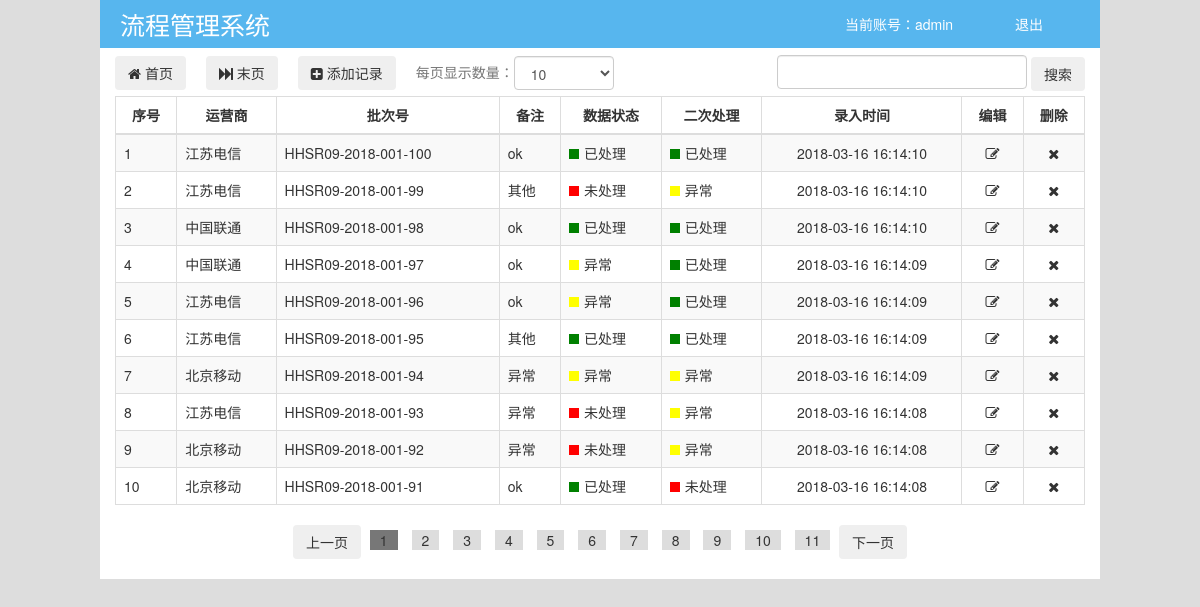
The app's page / (signed in) with its own data.
### worksite/models.py (models this page shows)
class Item(models.Model):
    uid = models.AutoField(primary_key=True)
    title = models.CharField(max_length=64)  # 订单号
    area = models.CharField(max_length=64)  # 订单地区
    time = models.DateTimeField(default = timezone.now)   # 添加时间，
    data = models.ForeignKey("State", to_field="uid", on_delete=models.CASCADE,
                             default=1, related_name="data_state")  # 数据状态
    handle = models.ForeignKey("State", to_field="uid", on_delete=models.CASCADE,
                               default=1, related_name="handle_state")  # 二次处理状态
    content = models.TextField()    # 备注

class State(models.Model):
    uid = models.AutoField(primary_key=True)
    state_name = models.CharField(max_length=12) # 状态名

### worksite/views.py (the view, shortened to what this page needs)
# urls.py: path("", views.Index.as_view()),
@method_decorator(auth, name="dispatch")
class Index(View):
    def get(self, request):
        page = int(request.GET.get("page", "1"))
        per_page = int(request.COOKIES.get("per_page", "10"))
        start = (page-1) * per_page
        end = per_page + start
        items_all = models.Item.objects.all().order_by("-time")
        items = items_all[start : end]
        states = models.State.objects.all()
        print("index-get")
        paging =Page(len(items_all), per_page)
        total = paging.getTotalPage()
        if total < page:  # 如果当前页大于总页数，则跳转到首页
            return redirect("/")
        pages = paging.getPages(page)
        prev_page = paging.getPrevPage(page)
        next_page = paging.getNextPage(page)
        dct = {
            "items": items,
            "states": states,
            "total": total,
            "pages": pages,
            "prev_page": prev_page,
            "next_page": next_page,
            "current_page": page
        }
        return render(request, "index.html", dct)

### utils/pagination.py (called while the page is built)
    def getTotalPage(self):
        total, remainder = divmod(self.data_length, self.per_page)
        if remainder > 0:
            total += 1
        print(total)
        return total

    def getPages(self, current_page, show_page = 10):
        half = int(show_page/2)
        print(half)
        if self.total <= show_page:  # 总页数小于每页数量
                pages = [i for i in range(1 , self.total + 1)]
        elif current_page < half + 1:  # 前几页
            pages = [i for i in range(1, show_page + 2)]   # 1-12
            print("111")
        elif current_page > self.total - half:  # 后几页
            pages = [i for i in range(self.total - show_page , self.total + 1)]  # (100-10 101)
            print("current_page",current_page)
            print("self.total - half", self.total - half)
            print("222")
        else:  # 中间页
            pages = [i for i in range(current_page - half , current_page + half+1)] #
            print("333")
        return pages

    def getPrevPage(self, current_page):
        prev_page = current_page - 1
        if prev_page <= 0:
            prev_page = 1
        return prev_page

    def getNextPage(self, current_page):
        next_page = current_page + 1
        if next_page >= self.total:
            next_page = self.total
        return next_page

### worksite/views.py (called while the page is built)
def auth(func):
    def inner(request, *args, **kwargs):
        username = request.session.get("username")
        print("auth-username: ", username)
        if username:
            return func(request, *args, **kwargs)
        else:
            return redirect("/login")
    return inner

### templates/index.html (shortened to what this page needs)
<!DOCTYPE html>
<html lang="en">
<head>
    <link rel="stylesheet" type="text/css" href="/static/bootstrap-3.3.7-dist/css/bootstrap.min.css">
    <link rel="stylesheet" type="text/css" href="/static/font-awesome-4.7.0/css/font-awesome.min.css">
    <link rel="stylesheet" type="text/css" href="/static/css/index.css">
</head>
<body>
    <div class="pg-main">
    <div class="pg-head">
        <div class="left">流程管理系统</div>
        <div class="right"><a href="/logout" class="logout">退出</a></div>
        <div class="username">当前账号：{{ request.session.username }}</div>
    </div>
    <div class="pg-body">
    <div class="pg-tool">
        <button class="btn left element" ><a href="/"><i class="fa fa-home" aria-hidden="true"></i> 首页</a></button>
        {% block tool%}
        <button class="btn left element" ><a href="/?page={{ total }}"><i class="fa fa-fast-forward" aria-hidden="true"></i> 末页</a></button>
        <button class="btn left element" id="add-item" data-toggle="modal" data-target="#add-mode"><i id="add-item" class="fa fa-plus-square" aria-hidden="true"></i> 添加记录</button>
        <span class="left tip">每页显示数量：</span>
        <select id="per_page" class="form-control status-select left element">
        </select>
        {% endblock %}
        <form action="/search" method="get" style="display: inline;" class="right">
        <input type="text" name="search-title" class="form-control">
        <input type="submit" class="btn" value=搜索>
        </form>
    </div>
    <table class="table table-striped table-bordered">
        <thead><tr><th>序号</th><th>运营商</th><th>批次号</th><th>备注</th><th>数据状态</th><th>二次处理</th><th>录入时间</th><th>编辑</th><th>删除</th></tr></thead>
        <tbody>
            {% for item in items %}
             <tr item-id="{{ item.uid }}">
                <td>{{ forloop.counter }}</td>
                <td name='item-area'>{{ item.area }}</td>
                <td name='item-title'>{{ item.title }}</td>
                <td name='item-content'>{{ item.content }}</td>
                <td name='item-data' class="status"><span class="status-box"></span>{{ item.data.state_name }}</td>
                <td name='item-handle' class="status"><span class="status-box"></span>{{ item.handle.state_name }}</td>
                <td name='item-time' class="center">{{ item.time|date:"Y-m-d H:i:s" }}</td>
                <td name='item-eidt' class="center"><i class="fa fa-edit edit" aria-hidden="true" data-toggle="modal" data-target="#eidt-mode"></i></td>
                <td name='item-delete' class="center"><i class="fa fa-close delete" aria-hidden="true" data-toggle="modal" data-target="#delete-mode"></i></td>
             </tr>
            {% endfor %}
        </tbody>
    </table>
{% block page_list %}
<div class="page">
    <button class="btn"><a href="/?page={{ prev_page }}">上一页</a></button>
    {% for page in pages %}
    {% ifequal page current_page %}
    <a class="current" href="/?page={{ page }}">{{ page }}</a>
    {% else %}
    <a class="num" href="/?page={{ page }}">{{ page }}</a>
    {% endifequal %}
    {% endfor %}
    <button class="btn"><a href="/?page={{ next_page }}">下一页</a></button>
</div>
{% endblock %}
</div> </div>
</body>
</html>

### static/css/index.css (style rules this page uses)
body { background-color: #ddd; }
.status-box { display: inline-block; width: 10px; height: 10px; margin-right: 5px; }
.green { background-color: green; }
.red { background-color: red; }
.yellow { background-color: yellow }

### templates/index.html (style rules this page uses)
.pg-main { width: 1000px; margin: 0 auto; background-color: white; }
.pg-head { height:48px; line-height: 48px; background-color: rgba(0, 145, 230, 0.66); margin: 0 auto; }
.pg-body { padding: 0 15px 20px; }
.pg-head .left { height:40px; margin-left: 20px; float:left; color:white; overflow: hide; font-size:25px; }
.pg-head .username { width:150px; height:40px; margin-right: 5px; float:right; color:white; overflow: hide; }
.pg-head .right { width:100px; height:40px; float:right; color:white; overflow: hide; cursor: pointer; }
.pg-head .right .logout { display: inline-block; padding: 0px 15px; color: white; }
.form-control { width: 250px; display: inline-block; }
.status-select { width: 100px; }
.center { text-align: center; }
.table th { text-align: center; }
.btn a { text-decoration:none; color:#333; }
.pg-tool { height:48px; line-height: 48px; }
.pg-tool .element { margin-top:8px; margin-right: 20px; }
.page { text-align: center; }
.page .num { display: inline-block; padding: 0 10px; margin:0 5px; background-color: #ddd; text-decoration:none; color:#333; }
.page .current { background-color: #777; display: inline-block; padding: 0 10px; margin:0 5px; text-decoration:none; color:#333; }
.left { float: left; }
.right { float:right; }
.tip { color: #777; }

### records on screen
Item: area "江苏电信", title "HHSR09-2018-001-100", content "ok", data.state_name "已处理", handle.state_name "已处理", time "2018-03-16 16:14:10"
Item: area "江苏电信", title "HHSR09-2018-001-99", content "其他", data.state_name "未处理", handle.state_name "异常", time "2018-03-16 16:14:10"
Item: area "中国联通", title "HHSR09-2018-001-98", content "ok", data.state_name "已处理", handle.state_name "已处理", time "2018-03-16 16:14:10"
Item: area "中国联通", title "HHSR09-2018-001-97", content "ok", data.state_name "异常", handle.state_name "已处理", time "2018-03-16 16:14:09"
Item: area "江苏电信", title "HHSR09-2018-001-96", content "ok", data.state_name "异常", handle.state_name "已处理", time "2018-03-16 16:14:09"
Item: area "江苏电信", title "HHSR09-2018-001-95", content "其他", data.state_name "已处理", handle.state_name "已处理", time "2018-03-16 16:14:09"
Item: area "北京移动", title "HHSR09-2018-001-94", content "异常", data.state_name "异常", handle.state_name "异常", time "2018-03-16 16:14:09"
Item: area "江苏电信", title "HHSR09-2018-001-93", content "异常", data.state_name "未处理", handle.state_name "异常", time "2018-03-16 16:14:08"
Item: area "北京移动", title "HHSR09-2018-001-92", content "异常", data.state_name "未处理", handle.state_name "异常", time "2018-03-16 16:14:08"
Item: area "北京移动", title "HHSR09-2018-001-91", content "ok", data.state_name "已处理", handle.state_name "未处理", time "2018-03-16 16:14:08"

### other values on screen
{{ request.session.username }} "admin"
{{ page }} "1"
{{ page }} "2" "3" "4" "5" "6" "7" "8" "9" "10" "11"
